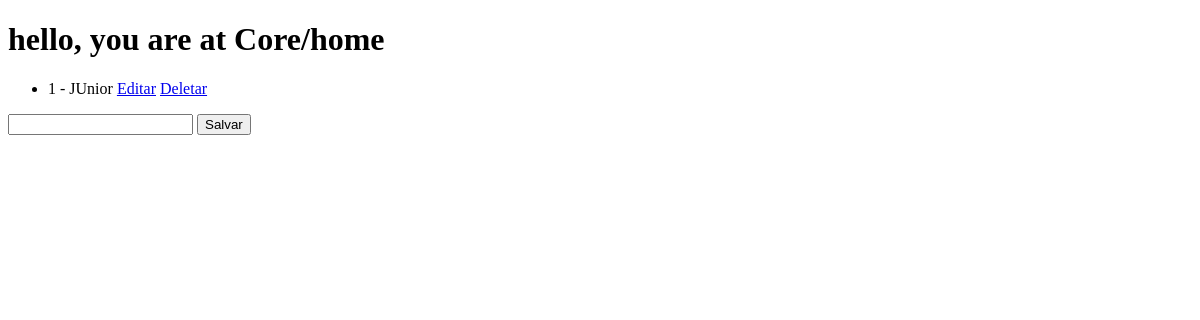
/core/, run on an earlier commit of the app's database.
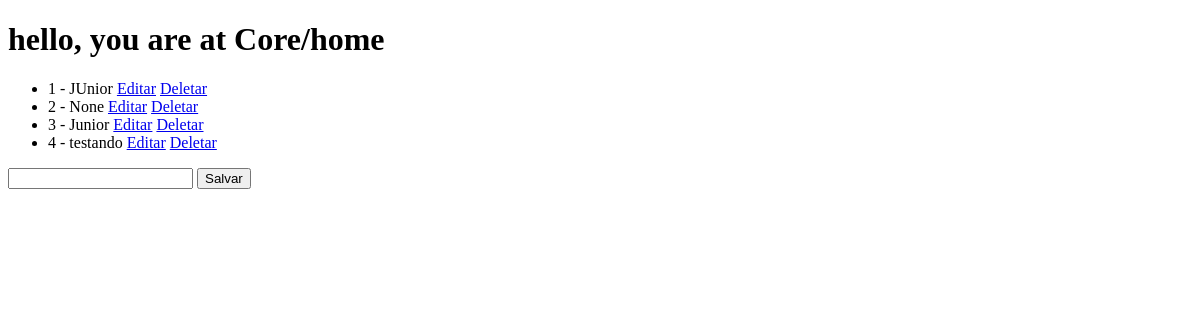
And on a later commit of the database.
### core/models.py (models this page shows, shortened)
class Pessoa(models.Model):
    nome = models.CharField(max_length=100, null=True)

### core/views.py (the view)
# urls.py: 2. Add a URL to urlpatterns:  path('', views.home, name='home')
def home(request):
    pessoas = Pessoa.objects.all()
    return render(request, "home.html", {"pessoas": pessoas})

### core/templates/home.html (shortened to what this page needs)
<!DOCTYPE html>
<html lang="en">
<head>
</head>
<body>
    <h1>hello, you are at Core/home</h1>
    <ul>
        {% for pessoa in pessoas %}
            <li>{{ pessoa.id }}  -  {{ pessoa.nome }}
                <a href= "{% url 'editar' pessoa.id %}">Editar</a>
                <a href= "{% url 'delete' pessoa.id %}">Deletar</a>
            </li>
        {% endfor %}
    </ul>
    <form action="{% url 'salvar' %}" method="POST">
        <input type="text" name="nome">
        <button type="submit">Salvar</button>
    </form>
</body>
</html>

What changed in the data, as far as the page shows it:
added Pessoa: id "2", nome "None"
added Pessoa: id "3", nome "Junior"
added Pessoa: id "4", nome "testando"
